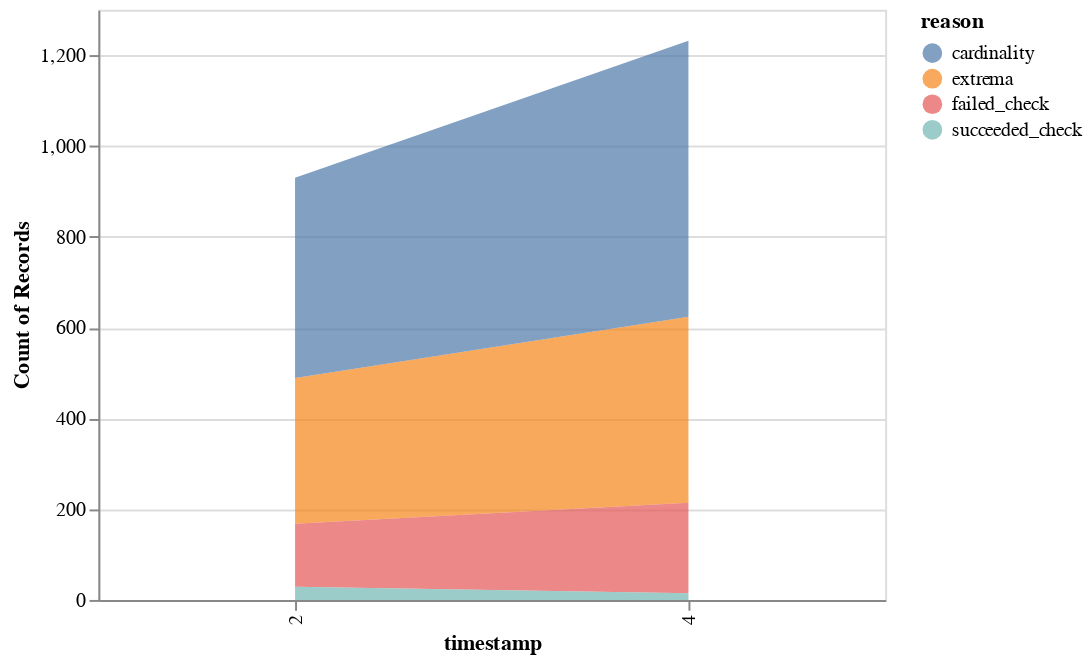

This figure's notebook cell:
### Code cell
area = alt.Chart(df).mark_area(opacity=0.7).encode(
    alt.X("timestamp:O"),
    alt.Y("count()"),
    color="reason"
).interactive().properties(width=400)

area

### Figure 1 — Vega-Lite specification as saved in the notebook (floating-point values rounded to 4 significant figures; data arrays with more than 128 entries replaced by an {"elided": "..."} marker saying what was removed)
{"config": {"view": {"continuousWidth": 400, "continuousHeight": 300}}, "data": {"name": "data-465343c77e44f0d06cf012886afff5ce"}, "mark": {"type": "area", "opacity": 0.7}, "encoding": {"color": {"type": "nominal", "field": "reason"}, "x": {"type": "ordinal", "field": "timestamp"}, "y": {"type": "quantitative", "aggregate": "count"}}, "selection": {"selector036": {"type": "interval", "bind": "scales", "encodings": ["x", "y"]}}, "width": 400, "$schema": "https://vega.github.io/schema/vega-lite/v4.8.1.json", "datasets": {"data-465343c77e44f0d06cf012886afff5ce": {"elided": "2162 records"}}}
